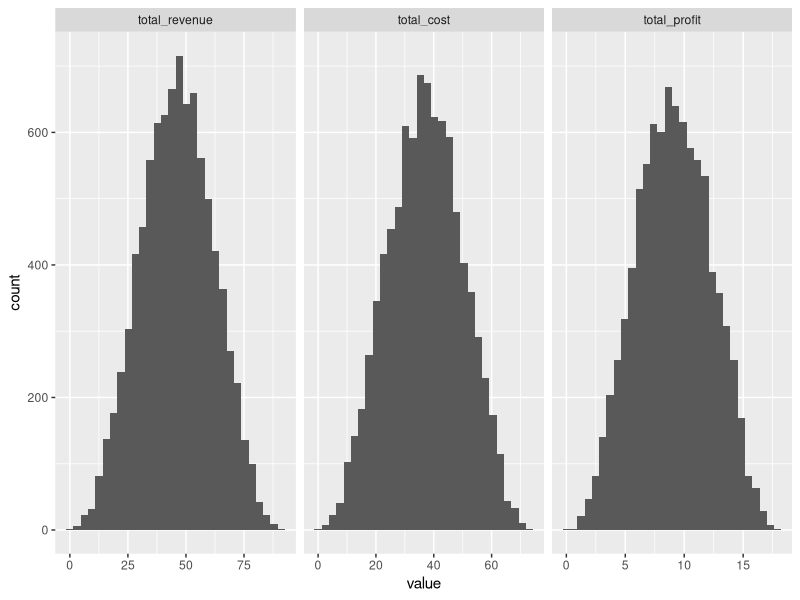
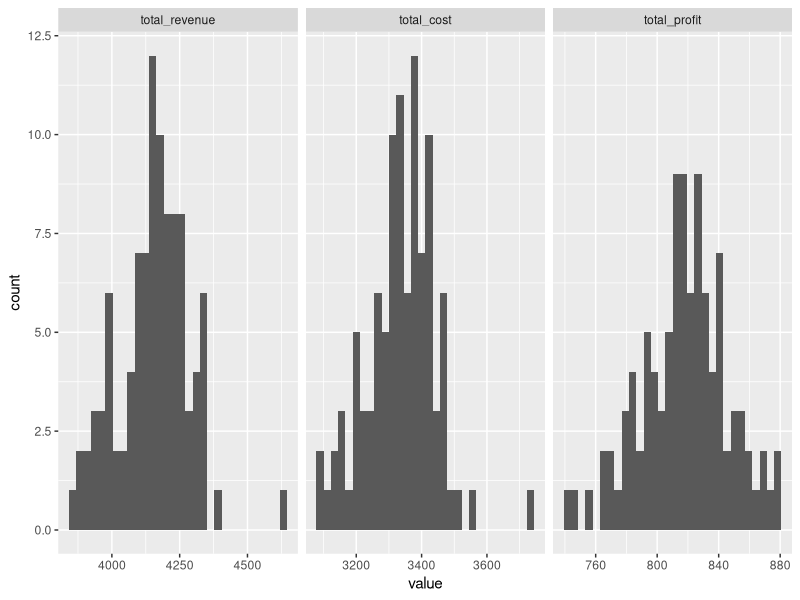

Here is the R script that generated these plots, in order:
## ---- chunk 1
setwd("~/Google Drive/CUNY/git/DATA604/Week3")
library(data.table)
library(dplyr)
library(tidyr)
library(ggplot2)
## ---- chunk 2
set.seed(123)

# create simulation function for one season
run_sim = function(days = 90) {
  # create data table to house inputs
  tbl_items = data.table(item = c('oats', 'peas', 'beans', 'barley'),
                  cost = c(1.05, 3.17, 1.99, 0.95),
                  price = c(1.29, 3.76, 2.23, 1.65),
                  minq = c(0, 0, 0, 0),
                  maxq = c(10, 8, 14, 11))
  tbl_items = tbl_items[, profit := price - cost]

  # create data frame to house results
  tbl_sim = data.frame(day = rep(0, days), total_revenue = rep(0, days), 
                       total_cost = rep(0, days), total_profit = rep(0, days))

  for (i in 1:days) {
    qty = NULL
    revenue = 0
    cost = 0
    profit = 0
    for (r in 1:nrow(tbl_items)) {
      qty = sample(tbl_items[r, minq]:tbl_items[r, maxq], 1)
      revenue = revenue + tbl_items[r, price] * qty
      cost = cost + tbl_items[r, cost] * qty
      profit = profit + tbl_items[r, profit] * qty
    }
    tbl_sim[i,] = c(i, revenue, cost, profit)
  }
  return(data.table(tbl_sim))
}

# create simulation function for x seasons
run_sim_season = function(seasons = 1000, days = 90) {
  tbl_daily = data.frame(day = rep(0, seasons*days), total_revenue = rep(0, seasons*days), 
                         total_cost = rep(0, seasons*days), total_profit = rep(0, seasons*days))
  tbl_season = data.frame(season = rep(0, seasons), total_revenue = rep(0, seasons), 
                          total_cost = rep(0, seasons), total_profit = rep(0, seasons))
  for (i in 1:seasons) {
    ## REPLACE LOGIC BELOW WITH A SIMPLE ARRAY AND THEN RETURN A DATA.TABLE 
    sim = run_sim(days = days)
    tbl_daily[(i*days-days+1):(i*days),] = sim
    tbl_season[i,] = c(season = i, sim[, lapply(.SD, sum), .SDcols = 2:4])
  }
  return(list(tbl_daily = data.table(tbl_daily), tbl_season = data.table(tbl_season)))
}

# run simulation x times and aggregate results
sim_results = run_sim_season(seasons = 100, days = 90)

summary(sim_results$tbl_daily)
summary(sim_results$tbl_season)

sim_results$tbl_daily %>% select(-day) %>%
  gather('metric', 'value') %>%
  mutate('metric' = factor(metric, levels = c('total_revenue', 'total_cost', 'total_profit'))) %>%
  ggplot(aes(x = value)) +
  geom_histogram() +
  facet_grid(. ~ metric, scales = 'free')

sim_results$tbl_season %>% select(-season) %>%
  gather('metric', 'value') %>%
  mutate('metric' = factor(metric, levels = c('total_revenue', 'total_cost', 'total_profit'))) %>%
  ggplot(aes(x = value)) +
  geom_histogram() +
  facet_grid(. ~ metric, scales = 'free')

